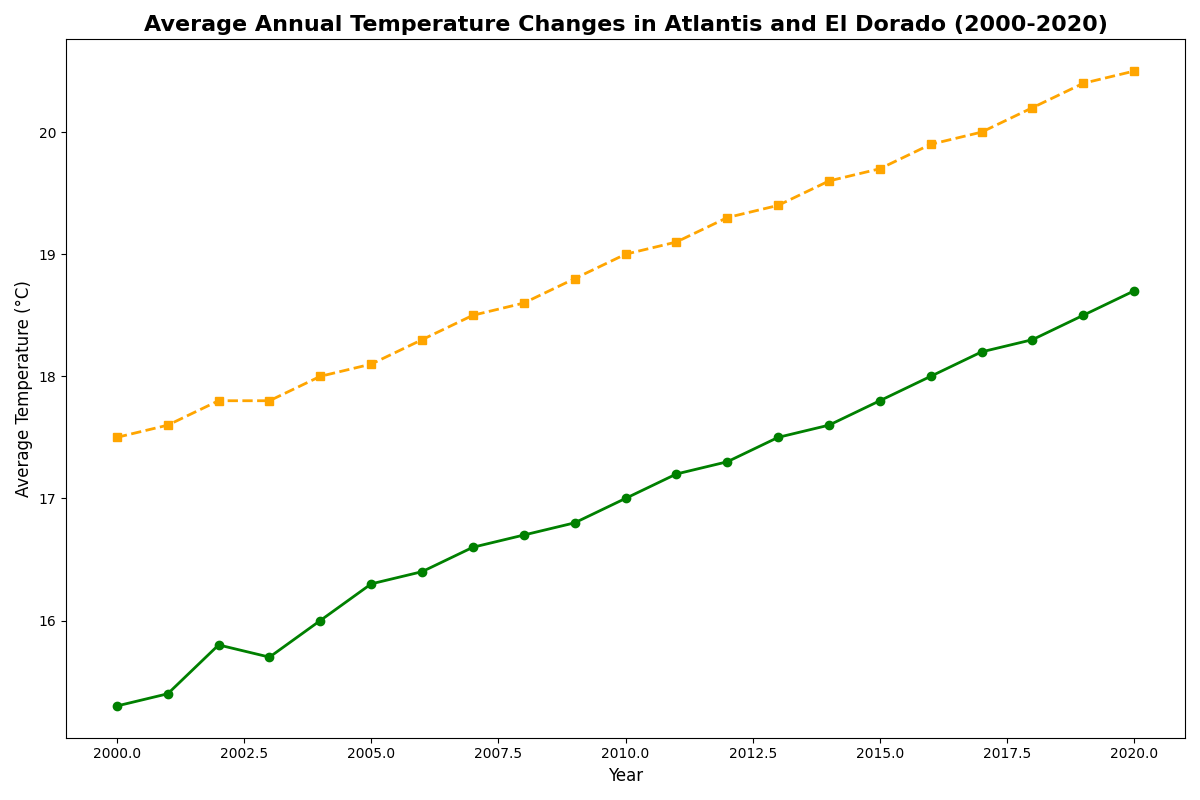

The script that drew this image:
import matplotlib.pyplot as plt

years = list(range(2000, 2021))
temp_atlantis = [15.3, 15.4, 15.8, 15.7, 16.0, 16.3, 16.4, 16.6, 16.7, 16.8, 17.0, 17.2, 17.3, 17.5, 17.6, 17.8, 18.0, 18.2, 18.3, 18.5, 18.7]
temp_el_dorado = [17.5, 17.6, 17.8, 17.8, 18.0, 18.1, 18.3, 18.5, 18.6, 18.8, 19.0, 19.1, 19.3, 19.4, 19.6, 19.7, 19.9, 20.0, 20.2, 20.4, 20.5]

fig, ax = plt.subplots(figsize=(12, 8))

ax.plot(years, temp_atlantis, marker='o', linestyle='-', color='green', linewidth=2)
ax.plot(years, temp_el_dorado, marker='s', linestyle='--', color='orange', linewidth=2)

plt.title('Average Annual Temperature Changes in Atlantis and El Dorado (2000-2020)', fontsize=16, fontweight='bold')
plt.xlabel('Year', fontsize=12)
plt.ylabel('Average Temperature (°C)', fontsize=12)

plt.tight_layout()
plt.show()
